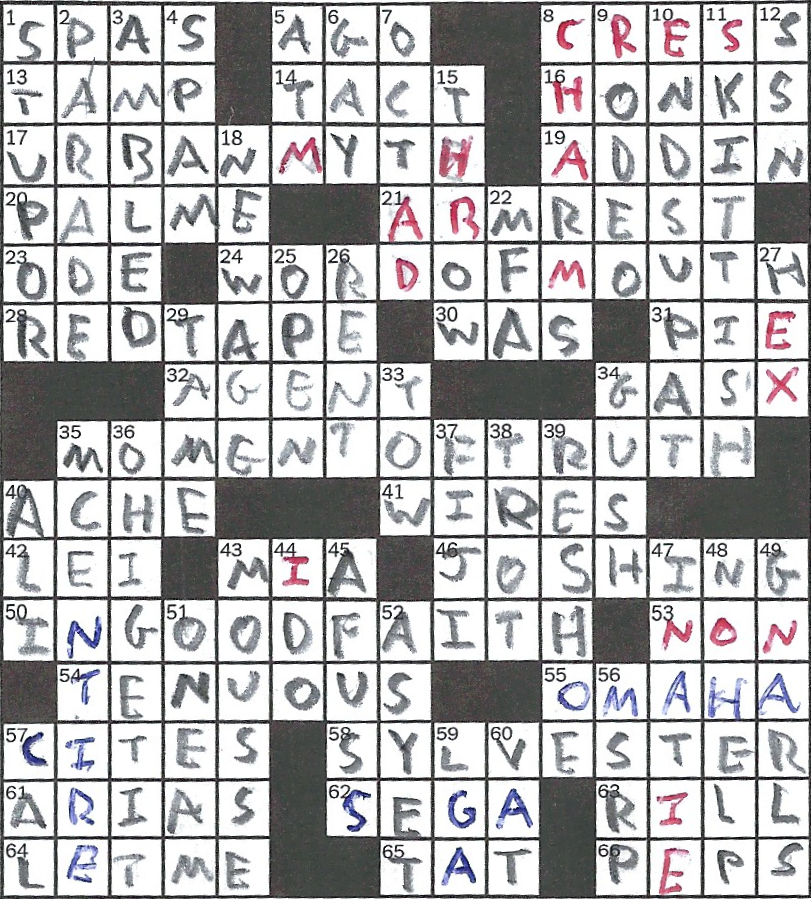
#> input picture straightened_image.png, 811 x 899 px
$ python -i square_counter.py   (imports and definitions only)
#> lines starting #> are read from the running program, lines starting #| are printed output that depends on the picture
#> further down, picture is the input picture: shape (899, 811, 3); mean B, G, R 182.9, 181.5, 182.1
import tkinter as tk

import cv2
import numpy as np
from PIL import Image, ImageTk

# Processing Constants
CANNY_LOWER_THRESHOLD = 150
CANNY_UPPER_THRESHOLD = 255
CANNY_APERTURE_SIZE = 3

HOUGH_RHO = 1
HOUGH_THETA = np.pi / 180
HOUGH_THRESHOLD = 150
HOUGH_MIN_LINE_LENGTH = 100
HOUGH_MAX_LINE_GAP = 5

LINE_ANGLE_TOLERANCE = 5
LINE_SEPARATION_TOLERANCE = 10

RED_PIXEL_LOWER_THRESHOLD = (90, 70, 160)
RED_PIXEL_UPPER_THRESHOLD = (140, 160, 255)
RED_PIXEL_COUNT_THRESHOLD = 50

BLUE_PIXEL_LOWER_THRESHOLD = (145, 0, 0)
BLUE_PIXEL_UPPER_THRESHOLD = (255, 255, 130)
BLUE_PIXEL_COUNT_THRESHOLD = 60

MIN_COLOUR_PIXEL_COUNT = 3

BLACK_PIXEL_LOWER_THRESHOLD = (50, 50, 50)
BLACK_PIXEL_UPPER_THRESHOLD = (90, 90, 90)
BLACK_PIXEL_PERCENT_THRESHOLD = 0.90

TESTING = False
SHOW_IMAGES = False


# [46 lines left out: functions show_image, trackbar_test, not called in this run]


def filter_coords(coords):
    coords = sorted(set(coords))
    # Initialize the filtered coordinates list
    filtered_coords = []
    for coord in coords:
        if filtered_coords and abs(coord - filtered_coords[-1]) <= LINE_SEPARATION_TOLERANCE:
            # Average the two coordinates and replace the last one
            filtered_coords[-1] = int((filtered_coords[-1] + coord) / 2)
        else:
            # Add the coordinate to the filtered list
            filtered_coords.append(int(coord))
    return filtered_coords


# [35 lines left out: function show_image_with_input, not called in this run]


def get_grid_squares(image):
    gray = cv2.cvtColor(image, cv2.COLOR_BGR2GRAY)
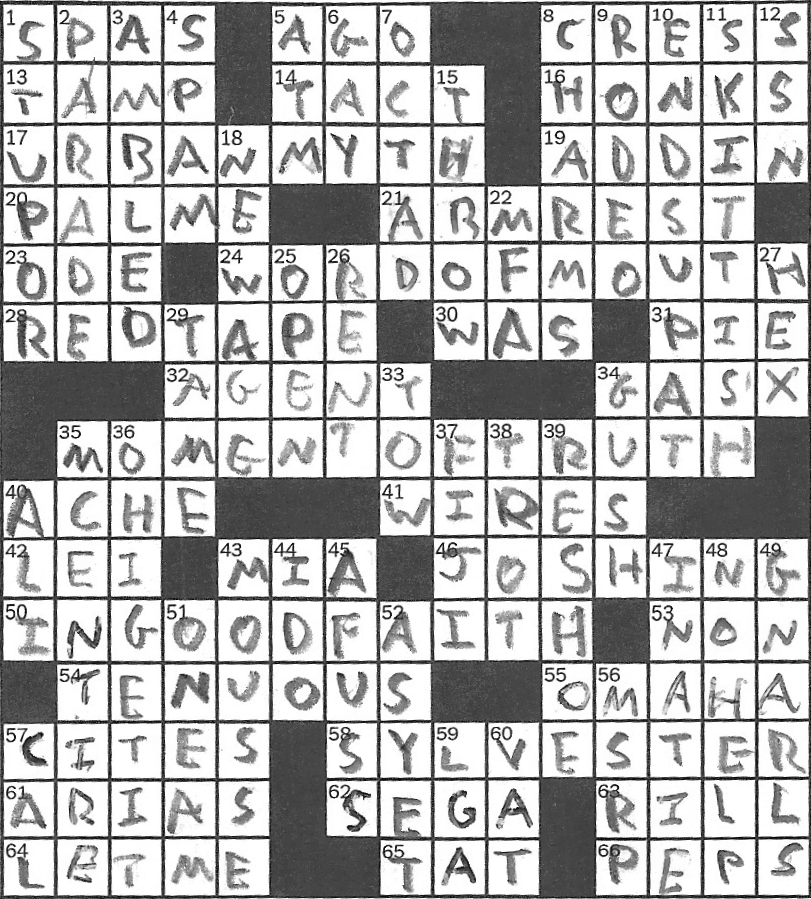
#> gray: shape (899, 811); min 0, max 255, mean 181.9

    if TESTING:
        trackbar_test(gray, image)

    edges = cv2.Canny(gray, CANNY_LOWER_THRESHOLD, CANNY_UPPER_THRESHOLD, apertureSize=CANNY_APERTURE_SIZE)
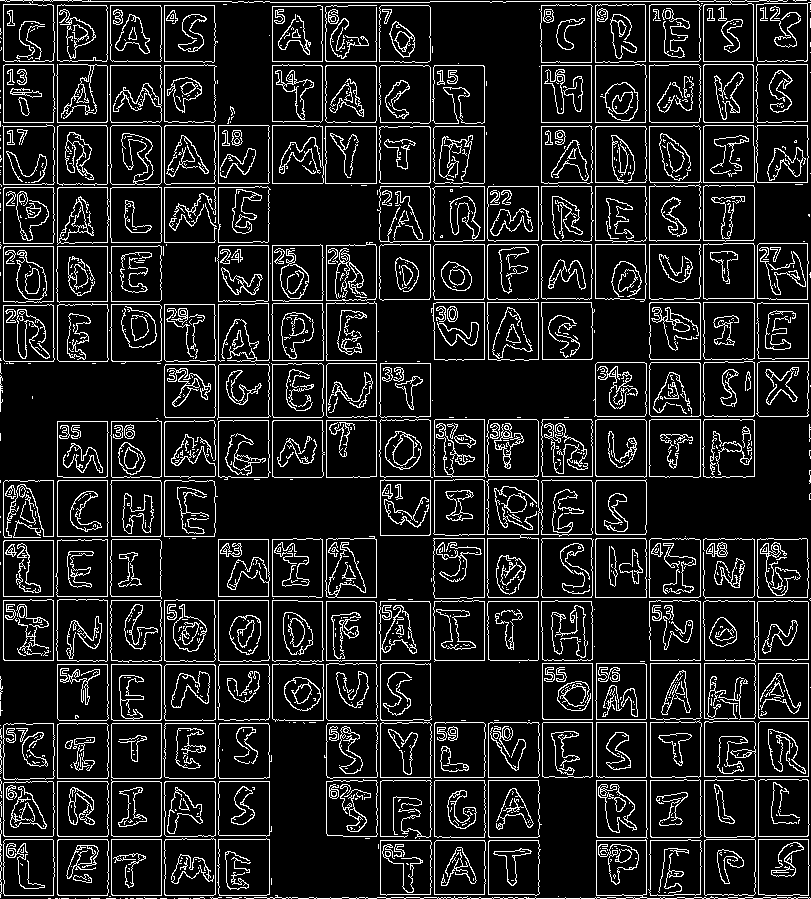
#> edges: shape (899, 811); 12.4% white in thin lines or dots
    lines = cv2.HoughLinesP(edges, HOUGH_RHO, HOUGH_THETA, threshold=HOUGH_THRESHOLD,
                            minLineLength=HOUGH_MIN_LINE_LENGTH, maxLineGap=HOUGH_MAX_LINE_GAP)
#> lines = 119 rows, first 6: [164, 718, 164, 600], [107, 361, 107, 66], [700, 476, 700, 303], [484, 660, 484, 419], [57, 898, 57, 421], [218, 476, 218, 125]

    if SHOW_IMAGES:
        # draw and show lines
        for line in lines:
            x1, y1, x2, y2 = line[0]
            cv2.line(image, (x1, y1), (x2, y2), (0, 255, 0), 2)
        show_image(image, 'Lines')

    # Initialize lists to hold the x and y coordinates of the grid lines
    x_coords = []
    y_coords = []

    # Iterate over the detected lines
    for line in lines:
        x1, y1, x2, y2 = line[0]
        if abs(x1 - x2) < LINE_ANGLE_TOLERANCE:  # vertical line (almost same x)
            x_coords.append(x1)
        if abs(y1 - y2) < LINE_ANGLE_TOLERANCE:  # horizontal line (almost same y)
            y_coords.append(y1)
#> this loop made 119 passes
#> (x1, y1, x2, y2) on passes 1 to 12: (164, 718, 164, 600), (107, 361, 107, 66), (700, 476, 700, 303), (484, 660, 484, 419), (57, 898, 57, 421), (218, 476, 218, 125), (3, 359, 3, 0), (376, 476, 376, 246), (430, 534, 430, 363), (272, 476, 272, 245), (161, 534, 161, 421), (326, 718, 326, 539)
#> after the loop, x_coords = 58 values, max 808 at index 25, min 3 at index 6, mean 417; y_coords = 61 values, max 898 at index 4, min 1 at index 0, mean 448.9

    # Remove duplicates and sort the coordinates
    x_coords = filter_coords(x_coords)
#> in filter_coords, `coords = sorted(set(coords))`: coords = 42 values from 3 to 808
#> the loop in filter_coords, `for coord in coords:` made 42 passes
#> coord on passes 1 to 12: 3, 53, 57, 107, 110, 111, 161, 164, 214, 215, 218, 268
#> after the loop in filter_coords, `for coord in coords:`: filtered_coords = [3, 55, 109, 162, 216, 270, 324, 378, 432, 486, 540, 594, 648, 702, 756, 807]
#> x_coords has the same summary as filtered_coords in filter_coords

    # Remove duplicates and sort the coordinates
    y_coords = filter_coords(y_coords)
#> the loop in filter_coords (call 2), `for coord in coords:` made 56 passes
#> coord on passes 3 to 14: 4, 5, 61, 64, 65, 122, 125, 126, 182, 183, 186, 187
#> y_coords = [3, 63, 124, 185, 242, 303, 360, 418, 478, 536, 599, 662, 721, 779, 838, 896]

    # Calculate the grid size
    grid_cols = len(x_coords) - 1  # Number of vertical lines - 1 gives us the number of columns
#> grid_cols = 15
    grid_rows = len(y_coords) - 1  # Number of horizontal lines - 1 gives us the number of rows
#> grid_rows = 15

    # Calculate cell width and height
    cell_width = (x_coords[-1] - x_coords[0]) // grid_cols
#> cell_width = 53
    cell_height = (y_coords[-1] - y_coords[0]) // grid_rows
#> cell_height = 59
    print(f"Cell width: {cell_width}, Cell height: {cell_height}")
#| Cell width: 53, Cell height: 59
    # Output the grid size and the first 10 grid coordinates
    print(f"Detected Grid Size (height x width): {grid_rows}x{grid_cols}\n")
#| Detected Grid Size (height x width): 15x15

    if SHOW_IMAGES:
        draw_img = image.copy()
        for coord in x_coords:
            cv2.circle(draw_img, (coord, y_coords[1]), 8, (0, 150, 255), -1)
        for coord in y_coords:
            cv2.circle(draw_img, (x_coords[1], coord), 5, (0, 0, 255), -1)
        show_image(draw_img, 'Circles')

    # Create a list to hold the coordinates of each square in the grid
    grid_coordinates = []

    # Iterate through the grid and store the coordinates
    for row in range(grid_rows):
        for col in range(grid_cols):
            left = x_coords[col]
            upper = y_coords[row]
            right = x_coords[col + 1]
            lower = y_coords[row + 1]
            grid_coordinates.append((left, upper, right, lower))
#> after the loop, grid_coordinates = 225 items, first 6: (3, 3, 55, 63), (55, 3, 109, 63), (109, 3, 162, 63), (162, 3, 216, 63), (216, 3, 270, 63), (270, 3, 324, 63)

    squares = []
    # If you want to save each square as a separate image:
    for i, coords in enumerate(grid_coordinates):
        left, upper, right, lower = coords
        square = image[upper:lower, left:right]
        squares.append(square)
#> this loop made 225 passes
#> pass 1, in get_grid_squares, `square = image[upper:lower, left:right]`:
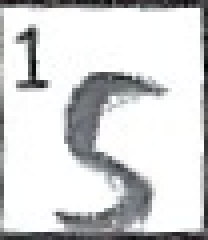
#> square: shape (60, 52, 3) (shown 4 times larger); mean B, G, R 212, 211.4, 210.6
#> pass 2, in get_grid_squares, `square = image[upper:lower, left:right]`:
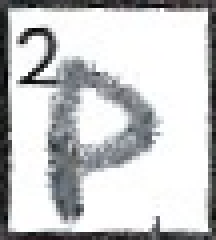
#> square: shape (60, 54, 3) (shown 4 times larger); mean B, G, R 199.9, 199, 198
#> pass 3, in get_grid_squares, `square = image[upper:lower, left:right]`:
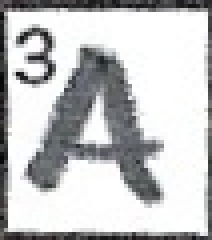
#> square: shape (60, 53, 3) (shown 4 times larger); mean B, G, R 196.3, 195.5, 194.7
#> after the loop, squares = 225 items
    return squares


# [71 lines left out: function count_squares, not called in this run]

>>> import cv2
>>> picture = cv2.imread('straightened_image.png')
>>> result = get_grid_squares(picture)
#> result = 225 items
